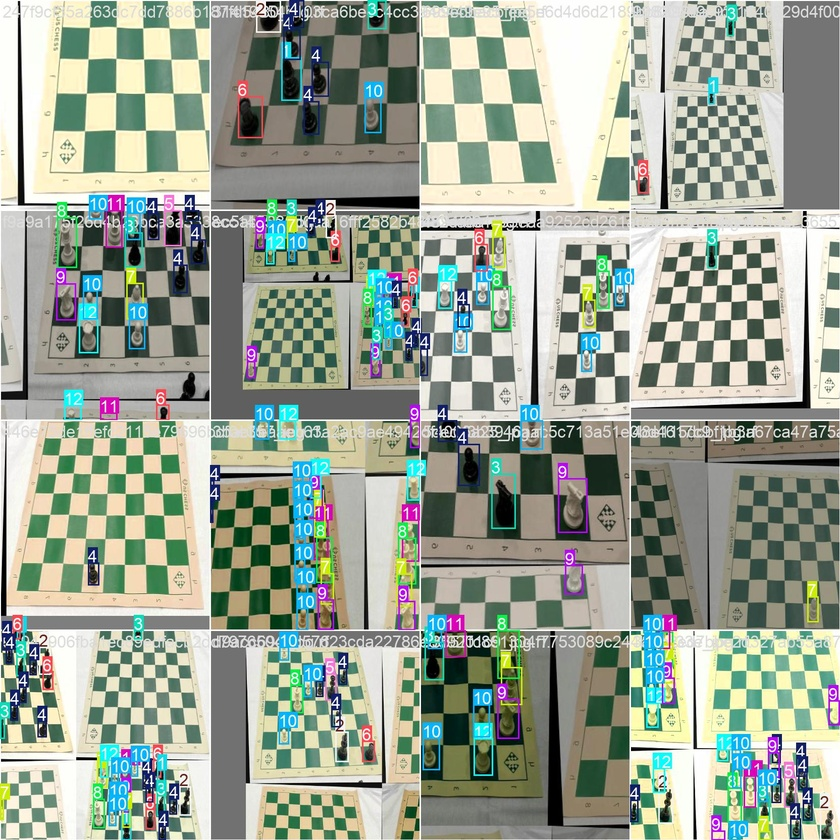
#> input picture runs/detect/runs/chess_pieces-2/train_batch0.jpg, 840 x 840 px, shrunk from 1664 x 1664 before the run
$ python -i contour_features.py   (imports and definitions only)
#> lines starting #> are read from the running program, lines starting #| are printed output that depends on the picture; after the words box and inside, x2 and y2 are one past the last pixel; in counts of white or black regions, pixels touching at a corner belong together
#> further down, picture is the input picture: shape (840, 840, 3); mean B, G, R 148.7, 162.8, 153.9
import cv2
import numpy as np


# [10 lines left out: function _horizontal_overlap, not called in this run]


def _clamp(value, lower=0.0, upper=1.0):
    return max(lower, min(upper, value))


# [13 lines left out: function _contour_containment, not called in this run]


class ContourFeatureDetector:
    def __init__(
        self,
        min_area=250,
        max_area_ratio=0.25,
        blur_kernel_size=5,
        canny_low=40,
        canny_high=130,
        horizontal_bias=1.5,
        circular_bias=1.5,
        min_box_containment=0.70,
    ):
        self.min_area = min_area
        self.max_area_ratio = max_area_ratio
        self.blur_kernel_size = blur_kernel_size
        self.canny_low = canny_low
        self.canny_high = canny_high
        self.horizontal_bias = horizontal_bias
        self.circular_bias = circular_bias
        self.min_box_containment = min_box_containment

    def _preprocess(self, frame):
        gray = cv2.cvtColor(frame, cv2.COLOR_BGR2GRAY)
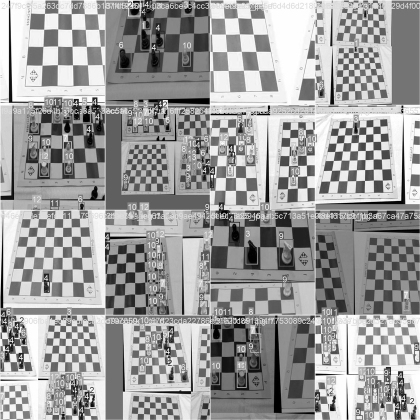
#> gray: shape (840, 840) (shown at 1/2 size); min 0, max 255, mean 158.5
        gray = cv2.equalizeHist(gray)
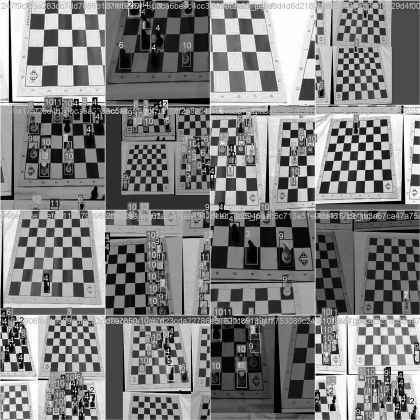
#> gray: shape (840, 840) (shown at 1/2 size); min 0, max 255, mean 127.8
        blurred = cv2.GaussianBlur(
            gray,
            (self.blur_kernel_size, self.blur_kernel_size),
            0,
        )
        edges = cv2.Canny(blurred, self.canny_low, self.canny_high)
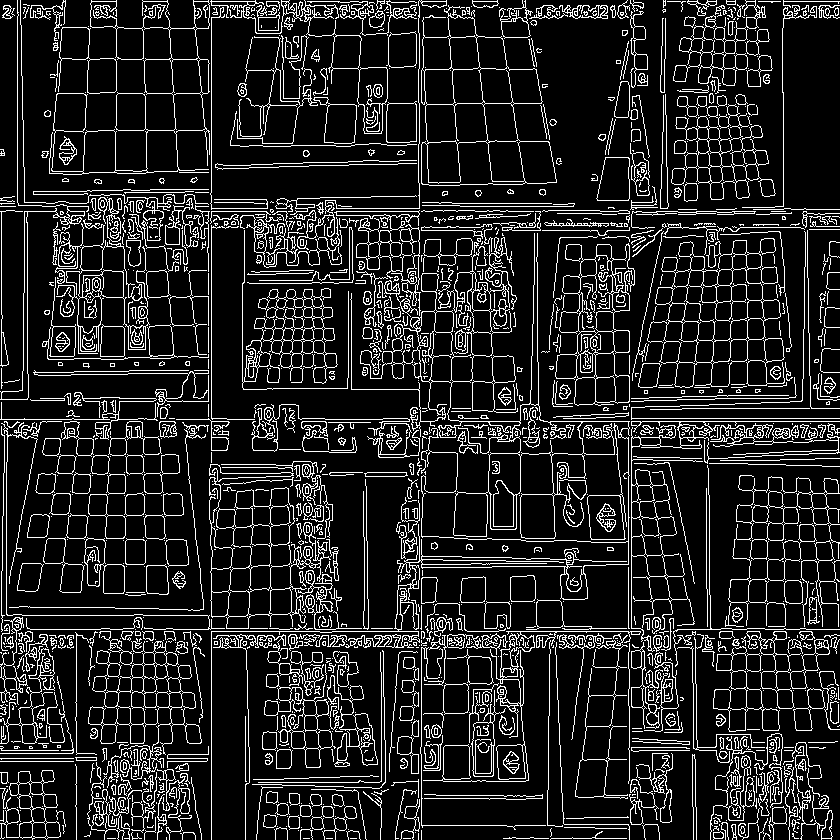
#> edges: shape (840, 840); 13.7% white in thin lines or dots
        kernel = np.ones((3, 3), dtype=np.uint8)
        edges = cv2.morphologyEx(edges, cv2.MORPH_CLOSE, kernel, iterations=2)
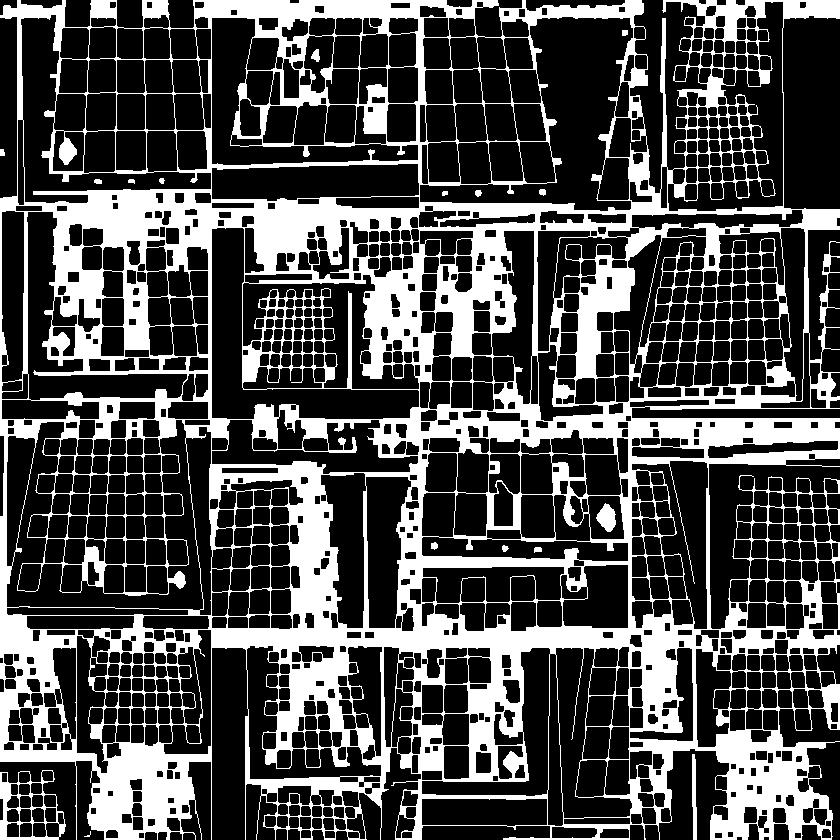
#> edges: shape (840, 840); 29.5% white; 17 white regions (1 under 20 px), largest, box (x1, y1, x2, y2) and area: (0, 0, 840, 840) 205999, (0, 770, 66, 840) 1273, (596, 503, 616, 532) 371
        edges = cv2.dilate(edges, kernel, iterations=1)
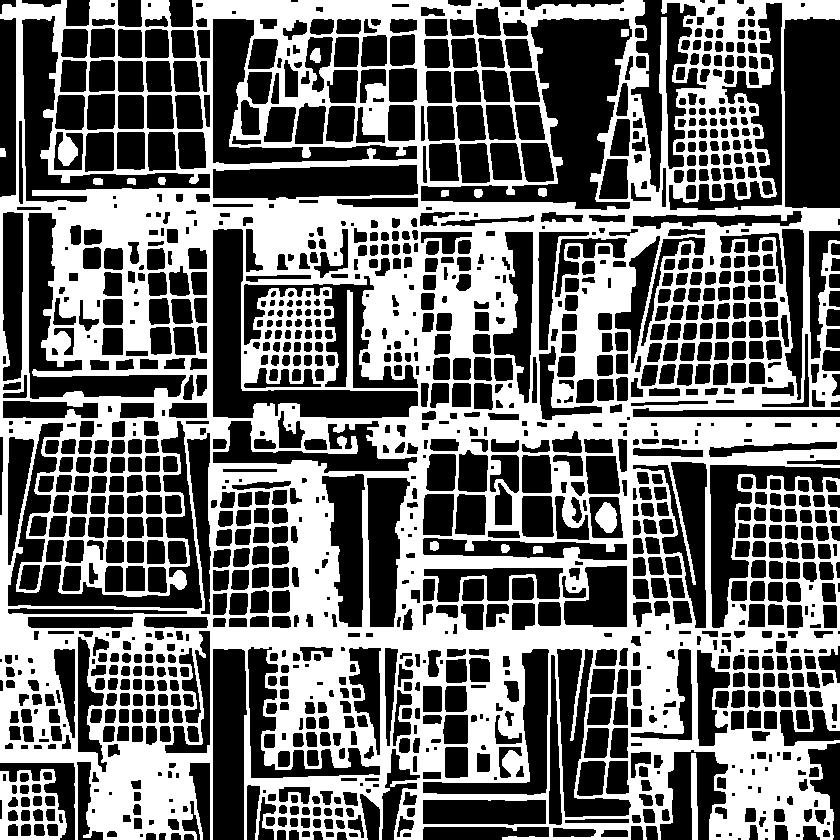
#> edges: shape (840, 840); 43.4% white; 16 white regions
        return edges

    def detect(self, frame):
        mask = self._preprocess(frame)
        contours, hierarchy = cv2.findContours(mask, cv2.RETR_TREE, cv2.CHAIN_APPROX_SIMPLE)
#> contours = 1258 contours, 94 with area under 20; largest, box (x1, y1, x2, y2) and area: (0, 0, 840, 840) 642021, (420, 17, 633, 211) 14736, (212, 228, 419, 419) 9847, (7, 420, 203, 610) 8481, (21, 15, 211, 203) 7627
        frame_area = frame.shape[0] * frame.shape[1]
        max_area = frame_area * self.max_area_ratio
        features = []
        hierarchy = hierarchy[0] if hierarchy is not None else []

        for index, contour in enumerate(contours):
            area = float(cv2.contourArea(contour))
            if area < self.min_area or area > max_area:
                continue

            moments = cv2.moments(contour)
            if moments["m00"] == 0:
                continue

            center_x = int(moments["m10"] / moments["m00"])
            center_y = int(moments["m01"] / moments["m00"])
            x, y, width, height = cv2.boundingRect(contour)
            rect = cv2.minAreaRect(contour)
            box = cv2.boxPoints(rect).astype(int)
            perimeter = float(cv2.arcLength(contour, True))
            if perimeter <= 0:
                continue

            hull = cv2.convexHull(contour)
            hull_area = float(cv2.contourArea(hull))
            solidity = area / hull_area if hull_area > 0 else 0.0
            circularity = (4.0 * np.pi * area) / (perimeter * perimeter)
            bbox_aspect_ratio = width / max(1, height)
            horizontal_score = _clamp((bbox_aspect_ratio - 1.0) / 2.0)
            compactness_score = _clamp(circularity)
            approx = cv2.approxPolyDP(contour, 0.02 * perimeter, True)
            ellipse = None
            ellipse_aspect_ratio = 0.0

            if len(contour) >= 5:
                ellipse_rect = cv2.fitEllipse(contour)
                ellipse_width, ellipse_height = ellipse_rect[1]
                larger_axis = max(ellipse_width, ellipse_height)
                smaller_axis = min(ellipse_width, ellipse_height)
                if larger_axis > 0:
                    ellipse_aspect_ratio = smaller_axis / larger_axis
                ellipse = {
                    "center": tuple(float(value) for value in ellipse_rect[0]),
                    "axes": tuple(float(value) for value in ellipse_rect[1]),
                    "angle": float(ellipse_rect[2]),
                }

            child_count = 0
            if len(hierarchy) > index:
                child_index = hierarchy[index][2]
                while child_index != -1:
                    child_count += 1
                    child_index = hierarchy[child_index][0]

            is_curve = len(approx) >= 6 or ellipse is not None
            curve_score = (
                0.25 * min(1.0, len(approx) / 12.0)
                + self.circular_bias * 0.30 * compactness_score
                + self.circular_bias * 0.20 * ellipse_aspect_ratio
                + self.horizontal_bias * 0.35 * horizontal_score
                + 0.10 * min(1.0, child_count / 2.0)
            )

            features.append(
                {
                    "center": (center_x, center_y),
                    "bbox": {
                        "x": int(x),
                        "y": int(y),
                        "width": int(width),
                        "height": int(height),
                    },
                    "area": area,
                    "perimeter": perimeter,
                    "angle": float(rect[2]),
                    "min_area_box": box.tolist(),
                    "solidity": solidity,
                    "circularity": circularity,
                    "bbox_aspect_ratio": bbox_aspect_ratio,
                    "horizontal_score": horizontal_score,
                    "compactness_score": compactness_score,
                    "approx_vertices": int(len(approx)),
                    "ellipse": ellipse,
                    "ellipse_aspect_ratio": ellipse_aspect_ratio,
                    "child_count": child_count,
                    "is_curve": is_curve,
                    "curve_score": curve_score,
                    "contour": contour,
                }
            )
#> this loop made 1258 passes
#> (area, center_x, center_y, x, y, width, height, rect) on passes 21, 36, 40: (427.5, 693, 796, 691, 753, 7, 87, ((694, 796), (86, 6), -90)), (387.5, 572, 832, 552, 827, 45, 11, ((574, 832), (10, 44), -90)), (302.5, 598, 820, 564, 818, 66, 6, ((596.5, 820.5), (5, 65), -90))

        features.sort(key=lambda feature: feature["curve_score"], reverse=True)
        return features

    # [169 lines left out: functions detect_curve_stacks, _refresh_stack, draw_results, draw_curve_stacks, not called in this run]

>>> import cv2
>>> picture = cv2.imread('runs/detect/runs/chess_pieces-2/train_batch0.jpg')
>>> result = ContourFeatureDetector().detect(picture)

$ run again, on runs/detect/runs/chess_pieces-2/train_batch1.jpg
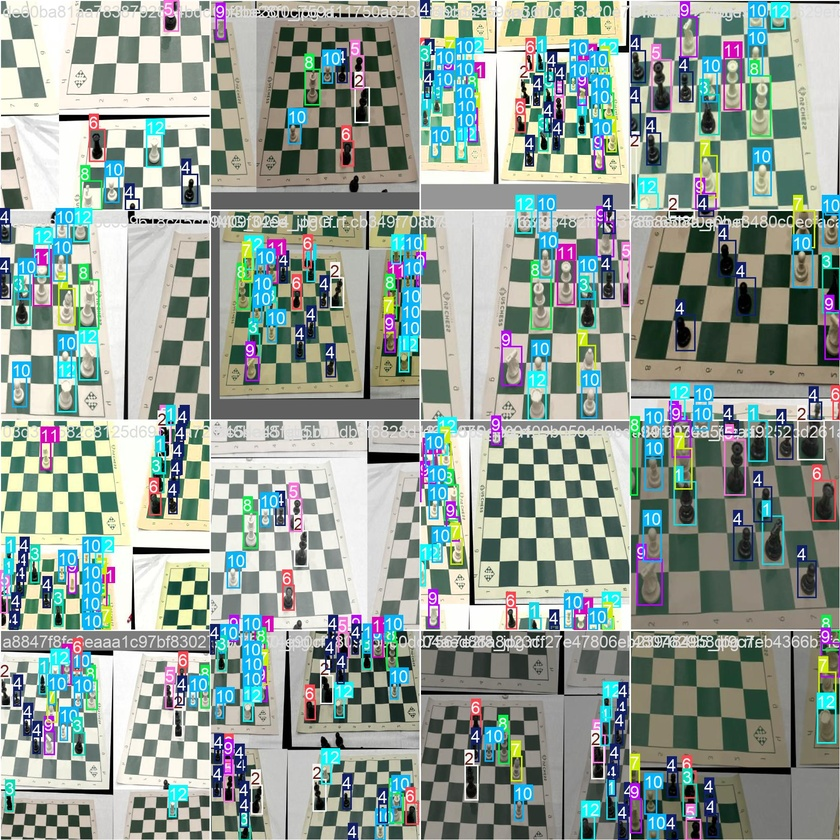
#> input picture runs/detect/runs/chess_pieces-2/train_batch1.jpg, 840 x 840 px, shrunk from 1664 x 1664 before the run
#> picture is the input picture: shape (840, 840, 3); mean B, G, R 151.2, 158.8, 146.6
#> in _preprocess, `edges = cv2.Canny(blurred, self.canny_low, self.canny_high)`:
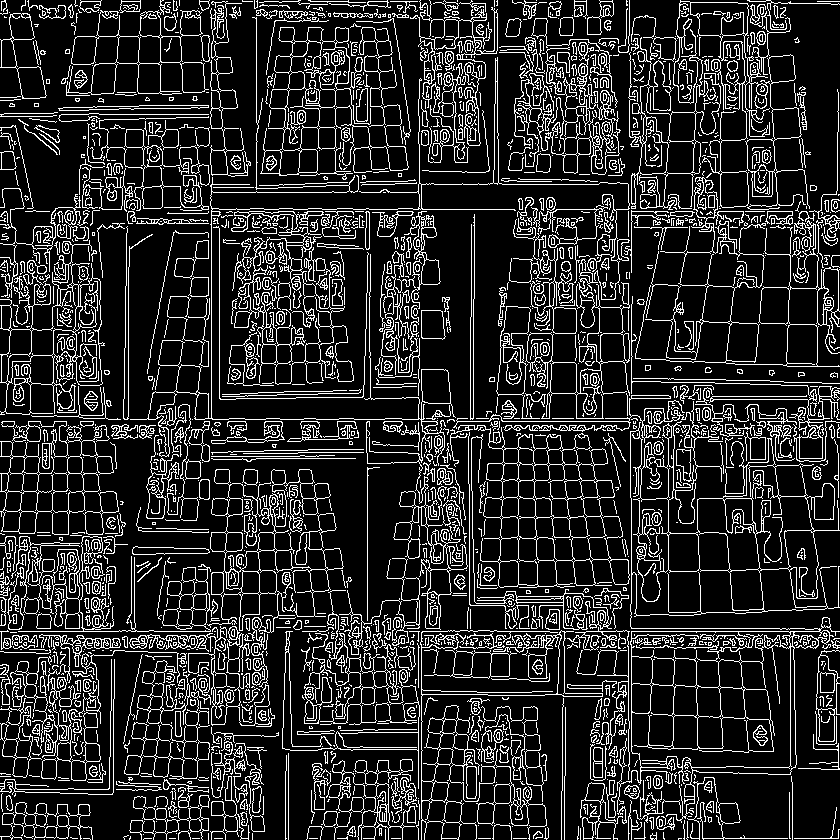
#> edges: shape (840, 840); 16.3% white in thin lines or dots
#> in _preprocess, `edges = cv2.dilate(edges, kernel, iterations=1)`:
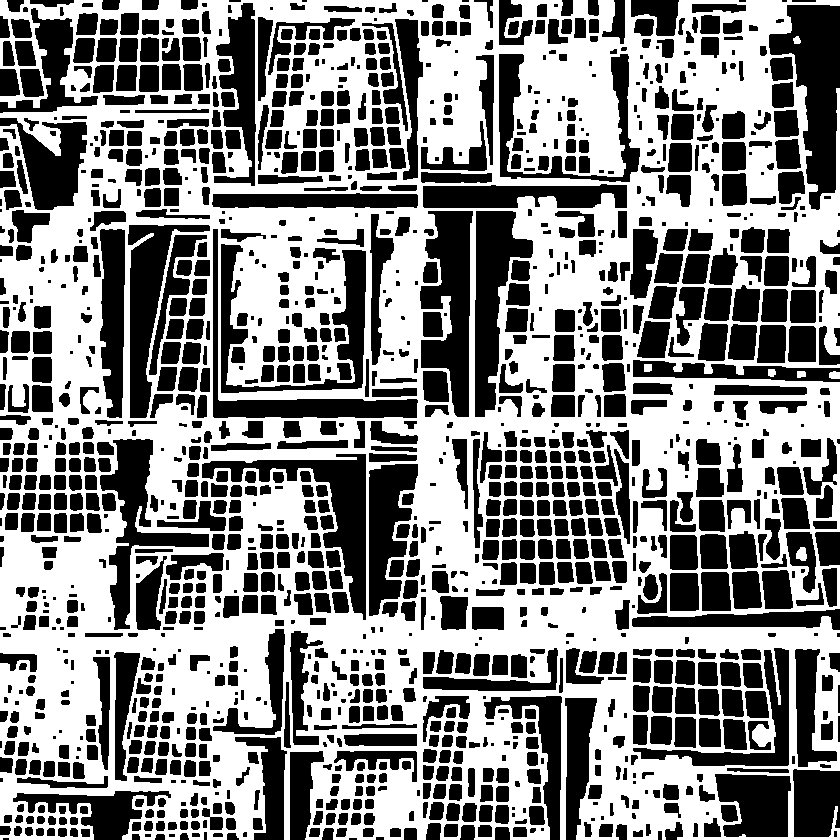
#> edges: shape (840, 840); 51.9% white; 1458 black regions (252 under 20 px)
#> contours = 1382 contours, 137 with area under 20; largest, box (x1, y1, x2, y2) and area: (0, 0, 840, 840) 654756, (419, 210, 474, 418) 6774, (201, 453, 367, 621) 6540, (474, 210, 534, 418) 6116, (220, 243, 367, 394) 5714
#> the loop in detect, `for index, contour in enumerate(contours):` made 1382 passes
#> (area, center_x, center_y, x, y, width, height, rect) on pass 42: (272, 711, 828, 703, 817, 19, 21, ((712, 827), (20, 18), -90))

$ run again, on runs/detect/runs/chess_pieces-2/train_batch1520.jpg
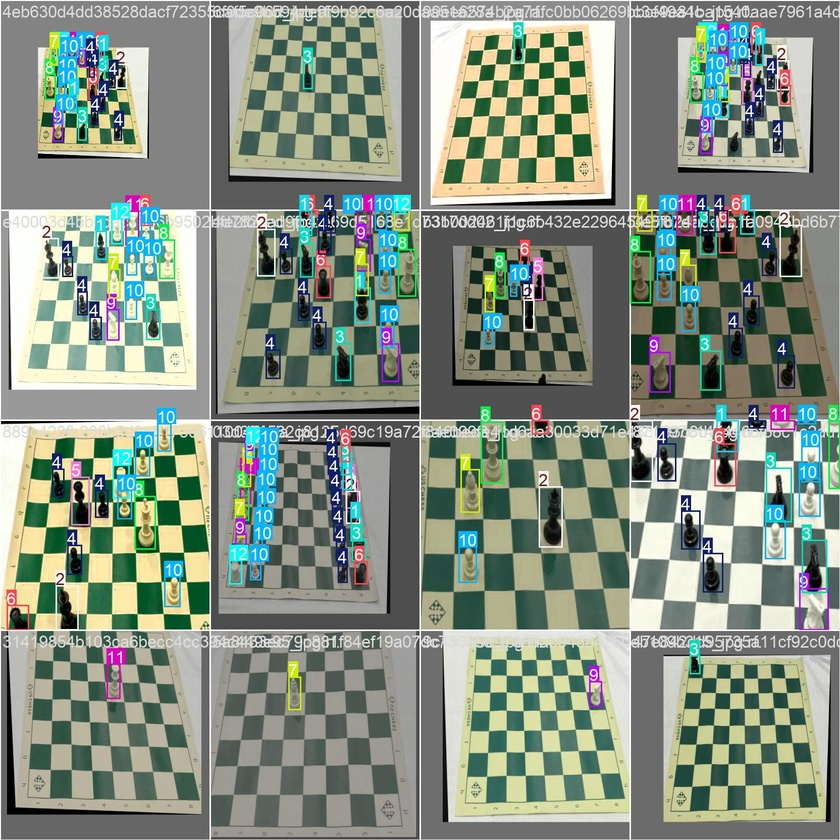
#> input picture runs/detect/runs/chess_pieces-2/train_batch1520.jpg, 840 x 840 px, shrunk from 1664 x 1664 before the run
#> picture is the input picture: shape (840, 840, 3); mean B, G, R 130.6, 144, 133.6
#> in _preprocess, `edges = cv2.Canny(blurred, self.canny_low, self.canny_high)`:
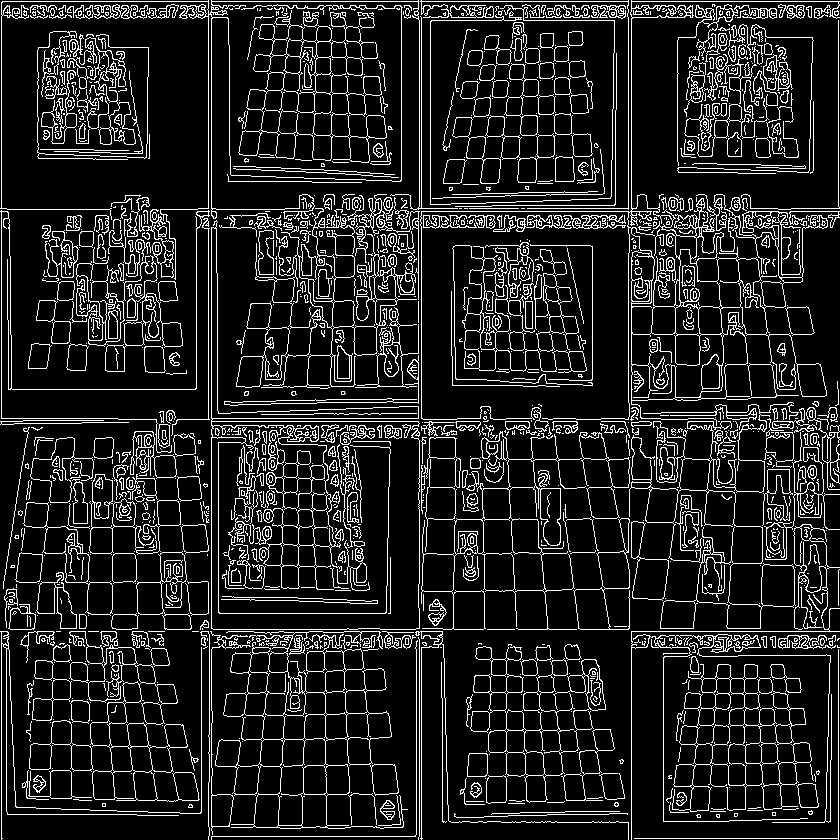
#> edges: shape (840, 840); 13.1% white in thin lines or dots
#> in _preprocess, `edges = cv2.dilate(edges, kernel, iterations=1)`:
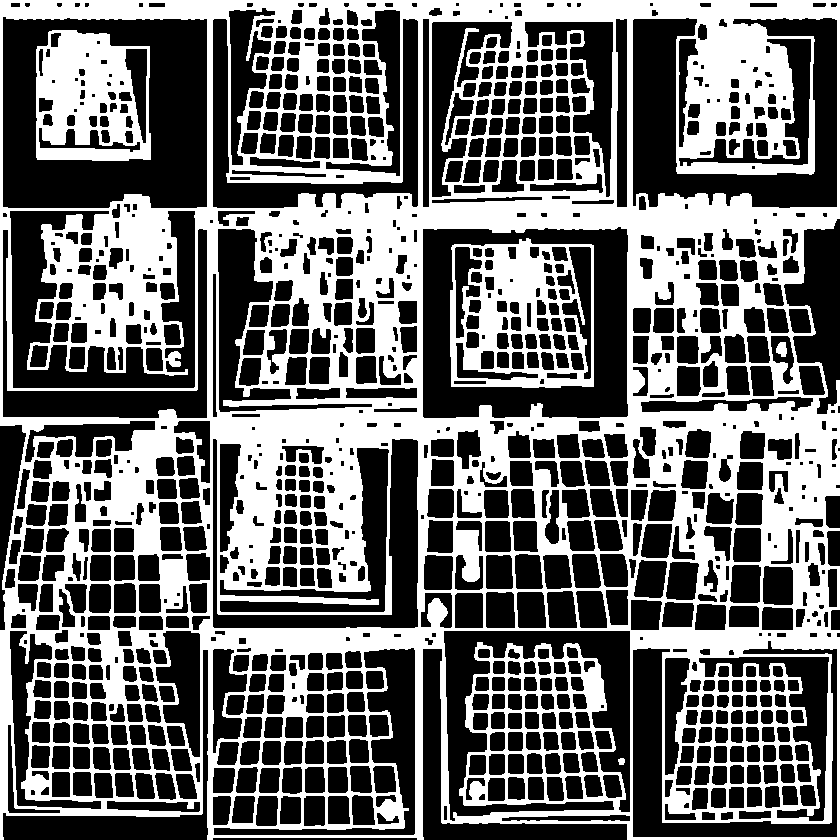
#> edges: shape (840, 840); 41.5% white; 5 white regions
#> contours = 1083 contours, 84 with area under 20; largest, box (x1, y1, x2, y2) and area: (0, 0, 840, 840) 681506, (2, 16, 208, 209) 38420, (422, 226, 629, 419) 38403, (450, 238, 594, 388) 20222, (632, 17, 838, 209) 17668
#> the loop in detect, `for index, contour in enumerate(contours):` made 1083 passes
#> (area, center_x, center_y, x, y, width, height, rect) on passes 2, 6, 14, 15: (677, 570, 817, 501, 814, 130, 8, ((565.5, 817.5), (7, 129), -90)), (266.5, 754, 814, 738, 810, 34, 10, ((754.5, 814.5), (9, 33), -90)), (657.5, 266, 810, 255, 795, 24, 32, ((266.5, 810.5), (31, 23), -90)), (596.5, 243, 809, 231, 795, 25, 29, ((243, 809), (29.79, 22.54), -84.81))
